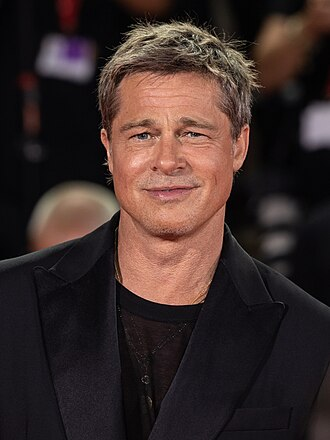
#> input picture temp/brad_pit.jpg, 330 x 440 px, found by its file name
$ python test.py   (older library calls are emulated)
#> lines starting #> are read from the running program, lines starting #| are printed output that depends on the picture; after the words box and inside, x2 and y2 are one past the last pixel; in counts of white or black regions, pixels touching at a corner belong together
import cv2
import numpy as np
import matplotlib.pyplot as plt

# Load and preprocess image
image = cv2.imread('temp/brad_pit.jpg', cv2.IMREAD_GRAYSCALE)
#> image: shape (440, 330); min 0, max 248, mean 49.9
blurred_image = cv2.GaussianBlur(image, (5, 5), 1.4)
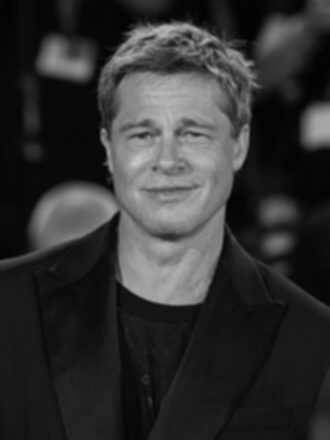
#> blurred_image: shape (440, 330); min 2, max 201, mean 49.9

# Sobel gradient calculation
sobel_x = cv2.Sobel(blurred_image, cv2.CV_64F, 1, 0, ksize=3)
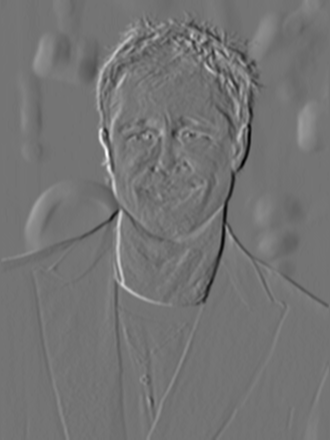
#> sobel_x: shape (440, 330) float64; min -314, max 376, mean 0.5; drawn with min black and max white
sobel_y = cv2.Sobel(blurred_image, cv2.CV_64F, 0, 1, ksize=3)
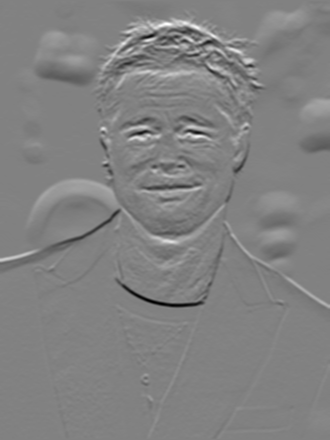
#> sobel_y: shape (440, 330) float64; min -334, max 322, mean 0.1; drawn with min black and max white
magnitude = np.sqrt(sobel_x**2 + sobel_y**2)
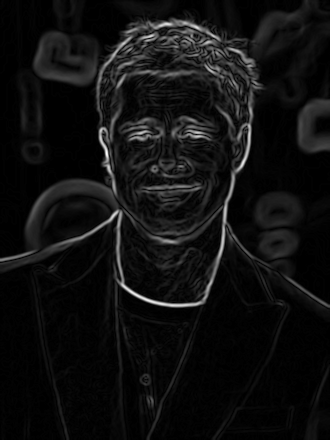
#> magnitude: shape (440, 330) float64; min 0, max 378.1, mean 24.4; drawn with min black and max white
theta = np.arctan2(sobel_y, sobel_x)
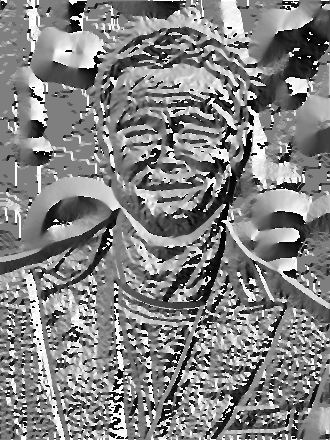
#> theta: shape (440, 330) float64; min -3.14, max 3.14, mean 0.0678; drawn with min black and max white

# Non-Maximum Suppression
def non_maximum_suppression(magnitude, theta):
    rows, cols = magnitude.shape
#> rows = 440; cols = 330
    suppressed_image = np.zeros_like(magnitude)

    for i in range(1, rows - 1):
        for j in range(1, cols - 1):
            angle = theta[i, j] * 180 / np.pi
            if angle < 0:
                angle += 180
            if (0 <= angle < 22.5) or (157.5 <= angle <= 180):
                neighbor1, neighbor2 = magnitude[i, j-1], magnitude[i, j+1]
            elif 22.5 <= angle < 67.5:
                neighbor1, neighbor2 = magnitude[i-1, j+1], magnitude[i+1, j-1]
            elif 67.5 <= angle < 112.5:
                neighbor1, neighbor2 = magnitude[i-1, j], magnitude[i+1, j]
            else:
                neighbor1, neighbor2 = magnitude[i-1, j-1], magnitude[i+1, j+1]
            if magnitude[i, j] >= neighbor1 and magnitude[i, j] >= neighbor2:
                suppressed_image[i, j] = magnitude[i, j]
            else:
                suppressed_image[i, j] = 0
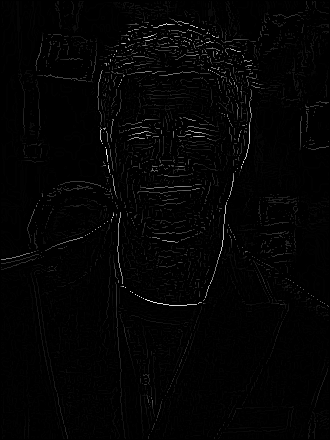
#> suppressed_image: shape (440, 330) float64; min 0, max 378.1, mean 5.8; drawn with min black and max white
    return suppressed_image

# Apply non-max suppression
suppressed_image = non_maximum_suppression(magnitude, theta)

# Double Thresholding
def double_thresholding(image, low_thresh, high_thresh):
    strong = 255
    weak = 75
    result = np.zeros_like(image)
    result[image >= high_thresh] = strong
    result[(image >= low_thresh) & (image < high_thresh)] = weak
    return result

low_threshold = 50
high_threshold = 150
thresholded_image = double_thresholding(suppressed_image, low_threshold, high_threshold)

# Hysteresis
def hysteresis(image):
    rows, cols = image.shape
#> rows = 440; cols = 330
    final_edges = image.copy()
    for i in range(1, rows - 1):
        for j in range(1, cols - 1):
            if image[i, j] == 75:  # weak pixel
                if np.any(image[i-1:i+2, j-1:j+2] == 255):
                    final_edges[i, j] = 255
                else:
                    final_edges[i, j] = 0
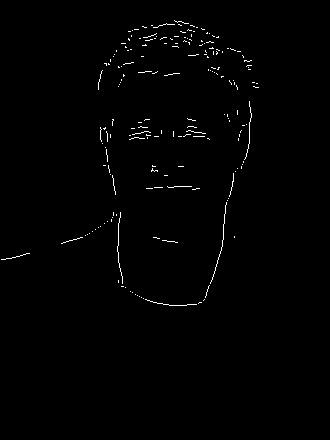
#> final_edges: shape (440, 330) float64; 0.82% white in thin lines or dots, all inside (x1, y1, x2, y2) = (1, 20, 259, 306)
    return final_edges

# Apply hysteresis
final_edges = hysteresis(thresholded_image)

# Display images side by side
plt.figure(figsize=(12, 6))

# [13 lines of commented-out code are left out]
plt.subplot(1, 2, 1)
plt.imshow(magnitude, cmap='gray')
plt.title("Gradient intensity")
plt.axis('off')

# Non-Maximum Suppression
plt.subplot(1, 2, 2)
plt.imshow(suppressed_image, cmap='gray')
plt.title("Non-Max Suppression")
plt.axis('off')

# [11 lines of commented-out code are left out]

plt.tight_layout()
plt.show()
